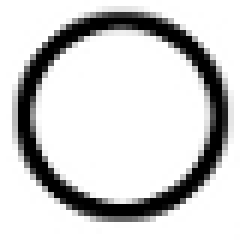
//> input picture Eye_Tracking/Gaze-master/GazeBrowser/html/img/circle.jpg, 40 x 40 px, given in place of the camera (shown 6 times larger)
$ ./eye_detect   (built with g++ and OpenCV 4)
//> lines starting //> are read from the running program, lines starting //| are printed output that depends on the picture
#include <iostream>

#include <opencv2/core/core.hpp>
#include <opencv2/highgui/highgui.hpp>
#include <opencv2/imgproc/imgproc.hpp>
#include <opencv2/objdetect/objdetect.hpp>

#include <sys/types.h>
#include <sys/stat.h>
#include <fcntl.h>
#include <unistd.h>

int fifo = -1;

// [48 lines left out: functions getEyeball, getLeftmostEye, not called in this run]

std::vector<cv::Point> centers;

// [18 lines left out: function stabilize, not called in this run]

void detectEyes(cv::Mat &frame, cv::CascadeClassifier &faceCascade, cv::CascadeClassifier &eyeCascade)
{
  cv::Mat grayscale;
  cv::cvtColor(frame, grayscale, CV_BGR2GRAY); // convert image to grayscale
  cv::equalizeHist(grayscale, grayscale); // enhance image contrast
  std::vector<cv::Rect> faces;
  faceCascade.detectMultiScale(grayscale, faces, 1.1, 2, 0 | CV_HAAR_SCALE_IMAGE, cv::Size(150, 150));
  if (faces.size() == 0) return; // none face was detected
  cv::Mat face = grayscale(faces[0]); // crop the face
  std::vector<cv::Rect> eyes;
  eyeCascade.detectMultiScale(face, eyes, 1.1, 2, 0 | CV_HAAR_SCALE_IMAGE, cv::Size(30, 30)); // same thing as above
  std::cout << "Face " << faces[0] << std::endl;
  ///////////////////////////////
  rectangle(frame, faces[0].tl(), faces[0].br(), cv::Scalar(255, 0, 0), 2);
  ///////////////////////////////
  if (eyes.size() != 2) return; // both eyes were not detected
  for (cv::Rect &eye : eyes)
  {	  ///////////////////////////////
      rectangle(frame, faces[0].tl() + eye.tl(), faces[0].tl() + eye.br(), cv::Scalar(0, 255, 0), 2);
      ///////////////////////////////
      std::cout << "Ojos" << eye << std::endl;
      struct {
        char type;
        cv::Rect eye;
      } s = {
        'E', eye
      };
      ::write(fifo, &s, sizeof(s));
  }
  cv::Rect eyeRect = getLeftmostEye(eyes);
  cv::Mat eye = face(eyeRect); // crop the leftmost eye
  cv::equalizeHist(eye, eye);
  std::vector<cv::Vec3f> circles;
  cv::HoughCircles(eye, circles, CV_HOUGH_GRADIENT, 1, eye.cols / 8, 250, 15, eye.rows / 8, eye.rows / 3);


  if (circles.size() > 0)
  {
      cv::Vec3f eyeball = getEyeball(eye, circles);
      cv::Point center(eyeball[0], eyeball[1]);
      centers.push_back(center);
      center = stabilize(centers, 5);
      int radius = (int)eyeball[2];
      std::cout << "Pupila " << center << ", " << radius << std::endl;


       struct {
        char type;
        cv::Point center;
        int radius;

      } p = {
        'P', center, radius
      };
      ::write(fifo, &p, sizeof(p));


      ///////////////////////////////
      cv::circle(frame, faces[0].tl() + eyeRect.tl() + center, radius, cv::Scalar(0, 0, 255), 2);
      cv::circle(eye, center, radius, cv::Scalar(255, 255, 255), 2);
      ///////////////////////////////
  }
  ///////////////////////////////
  cv::imshow("Eye", eye);
  ///////////////////////////////
}


void delay(int secs) {
  for(int i = (time(NULL) + secs); time(NULL) != i; time(NULL));
}

int main(int argc, char **argv)
{
  cv::CascadeClassifier faceCascade;
  cv::CascadeClassifier eyeCascade;
  if (!faceCascade.load("./haarcascade_frontalface_alt.xml"))
  {
      std::cerr << "Could not load face detector." << std::endl;
      return -1;
  }
  if (!eyeCascade.load("./haarcascade_eye_tree_eyeglasses.xml"))
  {
      std::cerr << "Could not load eye detector." << std::endl;
      return -1;
  }
  cv::VideoCapture cap(0); // the fist webcam connected to your PC
  if (!cap.isOpened())
  {
      std::cerr << "Webcam not detected." << std::endl;
      return -1;
  }
  cv::Mat frame;
  cv::Mat imageUndistorted;

  fifo = open("eye_fifo", O_WRONLY|O_CREAT, ~0);

  cv::Point centro(320, 240);
  cv::circle(imageUndistorted, centro, 5, cv::Scalar(255, 255, 255), 2);
  while (1)
  {
      cap >> frame; // outputs the webcam image to a Mat
//> frame is the input picture: 40 rows x 40 cols, CV_8UC3; min 0, max 255, mean 207.4


    	cv::Mat cameraMatrix = cv::Mat::eye(3, 3, CV_64F);
		//std::cout << "Matriz de camara: " << cameraMatrix << std::endl;
		cv::Mat Distortion = cv::Mat::zeros(8, 1, CV_64F);
		//std::cout << "Distorsion de camara " << Distortion << std::endl;

       	//Mat cameraMatrix = Mat::eye(3, 3, CV_64F);
		//Mat distCoeffs = Mat::zeros(8, 1, CV_64F);

		cv::FileStorage storageRead("MiCam.yml", cv::FileStorage::READ);
		storageRead["Camera_Matrix"] >> cameraMatrix;
		storageRead["Distortion_Coefficients"] >> Distortion;

      undistort(frame, imageUndistorted, cameraMatrix, Distortion);//corrijo distorsion radial
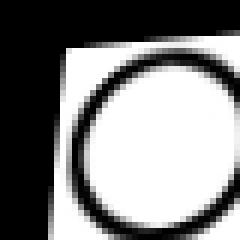
//> imageUndistorted: 40 rows x 40 cols, CV_8UC3 (shown 6 times larger); min 0, max 255, mean 128.6

 // [10 lines of commented-out code are left out]

      if (!imageUndistorted.data) break;
      detectEyes(imageUndistorted, faceCascade, eyeCascade);
//> in detectEyes, `cv::equalizeHist(grayscale, grayscale);`:
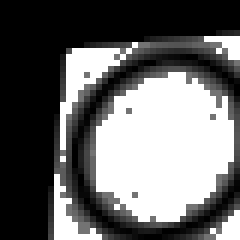
//> grayscale: 40 rows x 40 cols, CV_8UC1 (shown 6 times larger); min 0, max 255, mean 104.4
//> in detectEyes, `faceCascade.detectMultiScale(grayscale, faces, 1.1, 2, 0 | CV_HAAR_SCA..`: faces = empty
      //changeMouse(frame, mousePoint);
      ///////////////////////////////
      cv::imshow("Webcam", imageUndistorted); // displays the Mat
      ///////////////////////////////
      if (cv::waitKey(30) >= 0) {
//> the Esc key is pressed
		  break;  // takes 30 frames per second. if the user presses any button, it stops from showing the webcam
		  //close(fifo);
		}

	//delay(1);
  }


  return 0;
}
